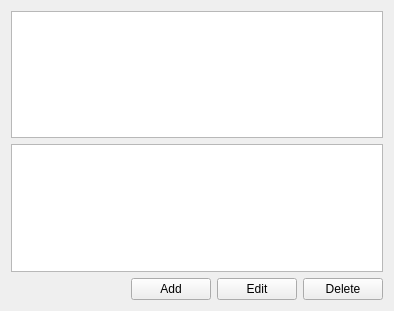
<?xml version="1.0" encoding="UTF-8"?>
<ui version="4.0">
 <class>FormCfgRuleset</class>
 <widget class="QWidget" name="FormCfgRuleset">
  <property name="geometry">
   <rect>
    <x>0</x>
    <y>0</y>
    <width>394</width>
    <height>311</height>
   </rect>
  </property>
  <property name="windowTitle">
   <string>Form</string>
  </property>
  <layout class="QVBoxLayout" name="verticalLayout">
   <item>
    <widget class="RulesetTableView" name="tblRuleset"/>
   </item>
   <item>
    <widget class="QPlainTextEdit" name="edtRuleSet"/>
   </item>
   <item>
    <layout class="QHBoxLayout" name="horizontalLayout">
     <item>
      <spacer name="horizontalSpacer">
       <property name="orientation">
        <enum>Qt::Horizontal</enum>
       </property>
       <property name="sizeHint" stdset="0">
        <size>
         <width>40</width>
         <height>20</height>
        </size>
       </property>
      </spacer>
     </item>
     <item>
      <widget class="QPushButton" name="btnAdd">
       <property name="text">
        <string>Add</string>
       </property>
      </widget>
     </item>
     <item>
      <widget class="QPushButton" name="btnEdit">
       <property name="text">
        <string>Edit</string>
       </property>
      </widget>
     </item>
     <item>
      <widget class="QPushButton" name="btnDelete">
       <property name="text">
        <string>Delete</string>
       </property>
      </widget>
     </item>
    </layout>
   </item>
  </layout>
 </widget>
 <customwidgets>
  <customwidget>
   <class>RulesetTableView</class>
   <extends>QTableView</extends>
   <header>rulesettableview.h</header>
  </customwidget>
 </customwidgets>
 <resources/>
 <connections/>
</ui>
